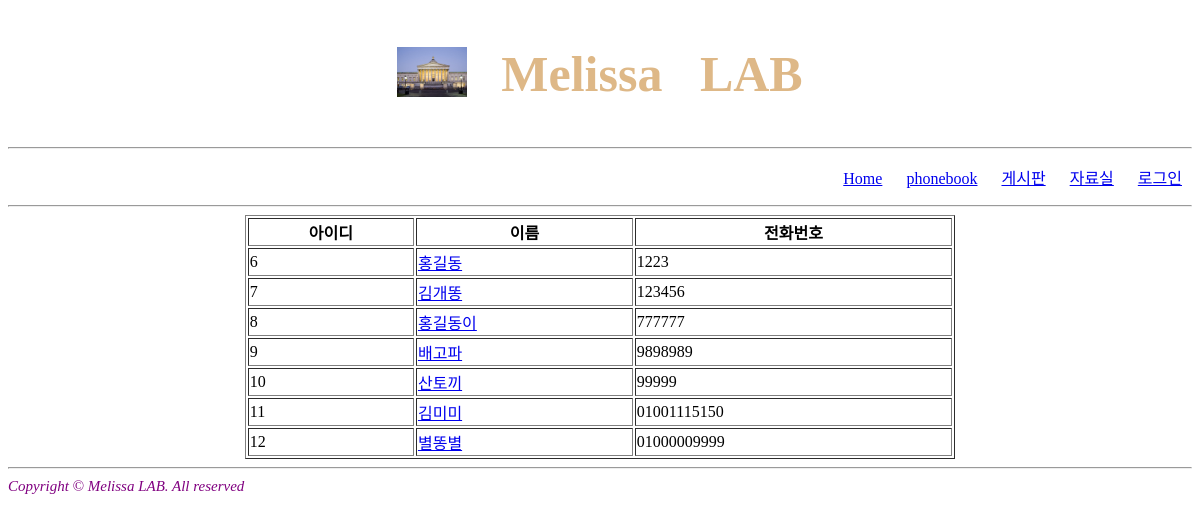
The app's page /phonebook/index/ with its own data.
### phonebook/models.py (models this page shows)
class PhoneBook(models.Model):
    이름 = models.CharField(max_length=50, null=False)
    전화번호 = models.CharField(max_length=20)
    이메일 = models.EmailField()
    주소 = models.CharField(max_length=100)
    생년월일 = models.DateField()
    작성자 = models.CharField(max_length=200, null=False)

### phonebook/views.py (the view)
# urls.py: re_path(r'^([0-9]+)/$', views.index, name='index'),
def index(request):
    alluser = PhoneBook.objects.values('id','이름', '전화번호')
    context = {"phonebook": alluser}
    print(alluser)
    return render(request, "PBook/index.html", context)

### templates/PBook/index.html (shortened to what this page needs)
<!DOCTYPE html>
<html>
    <head>
    </head>
    <body>
        {% extends 'form.html' %}
        {% block center %}
        <table border="1" style="width:60%"" align=center>
            <tr>
                <th>아이디</th><th>이름</th><th>전화번호</th>
            </tr>
            {% for values in phonebook %}
                <tr>
                <td>{{ values.id }}</td>
                <td><a href="{% url 'PB:detail' values.id %}">{{ values.이름}}</a></td>
                <td>{{ values.전화번호}}</td>
                </tr>
            {% endfor %}
        </table>
        {% endblock %}

### templates/form.html (shortened to what this page needs)
<!DOCTYPE html>
<html>
    <head>
    </head>
    <body>
    {% load staticfiles %}
    <div align="center">
        <table>
            <tr>
                <td width="100">
                    <a href="{% url 'mainIndex' %}">
                    <img width="70" height="50" src="{% static 'ucl.jpg' %}">
                    </a>
                </td>
                <td><h1 class="title">Melissa &nbsp; LAB</h1></td>
            </tr>
        </table>
    </div>
    <div align="right">
        <hr>
        <ul>
            <li class='in'><a href="{% url 'mainIndex' %}">Home</a></li>
            <li class='in'><a href="{% url 'PB:index' %}">phonebook</a></li>
            <li class='in'><a href="{% url 'BD:index' 1 %}">게시판</a></li>
            <li class='in'><a href="{% url 'updown:index' %}">자료실</a></li>
            {% if user.is_active  %}
                <li class='in'><a href="{% url 'logout' %}">로그아웃</a></li>
                <li class='in'><a href="{% url 'userInfo' user.id %}">계정정보</a></li>
            {% else %}
                <li class='in'><a href="{% url 'login' %}">로그인</a></li>
            {% endif %}
        </ul>
        <hr>
    </div>
        {% block center %}
        {% endblock %}
        <hr>
        <div>
            <i style="color:purple; font-size:15px; font-family:Gabrida;">Copyright &copy; Melissa LAB. All reserved</i>
        </div>
    </body>
</html>

### templates/form.html (style rules this page uses)
.in { display:inline; padding:0 10px; }
.title { color:burlywood; font-size: 50px; font-family: Gabriola; }

### records on screen
PhoneBook: id "6", 이름 "홍길동", 전화번호 "1223"
PhoneBook: id "7", 이름 "김개똥", 전화번호 "123456"
PhoneBook: id "8", 이름 "홍길동이", 전화번호 "777777"
PhoneBook: id "9", 이름 "배고파", 전화번호 "9898989"
PhoneBook: id "10", 이름 "산토끼", 전화번호 "99999"
PhoneBook: id "11", 이름 "김미미", 전화번호 "01001115150"
PhoneBook: id "12", 이름 "별똥별", 전화번호 "01000009999"
